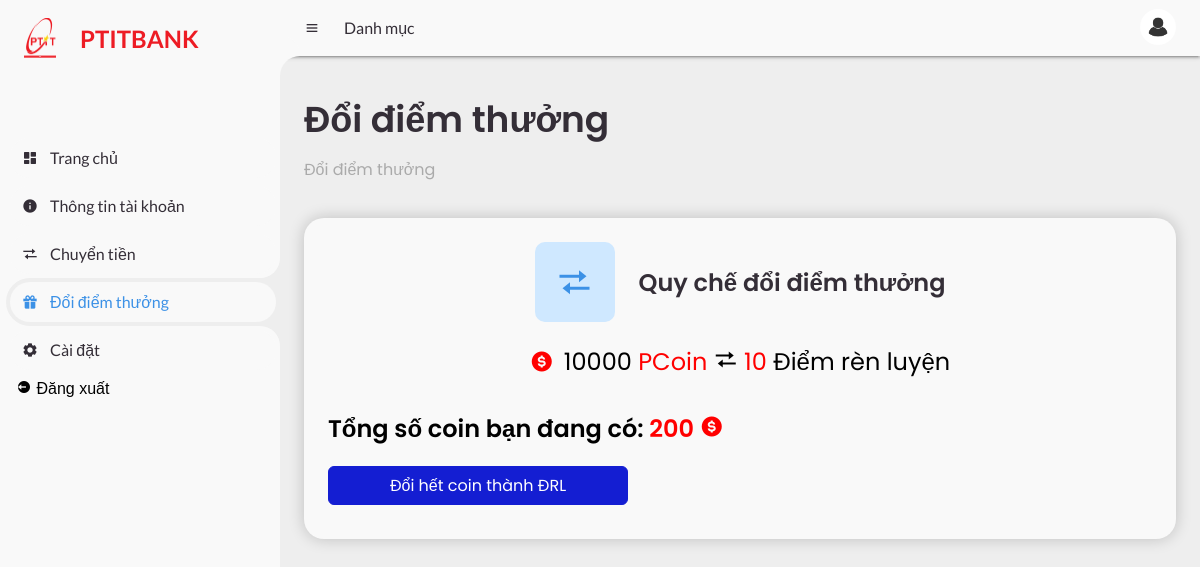
The page /account/credit-score (signed in) on the database as committed earlier.
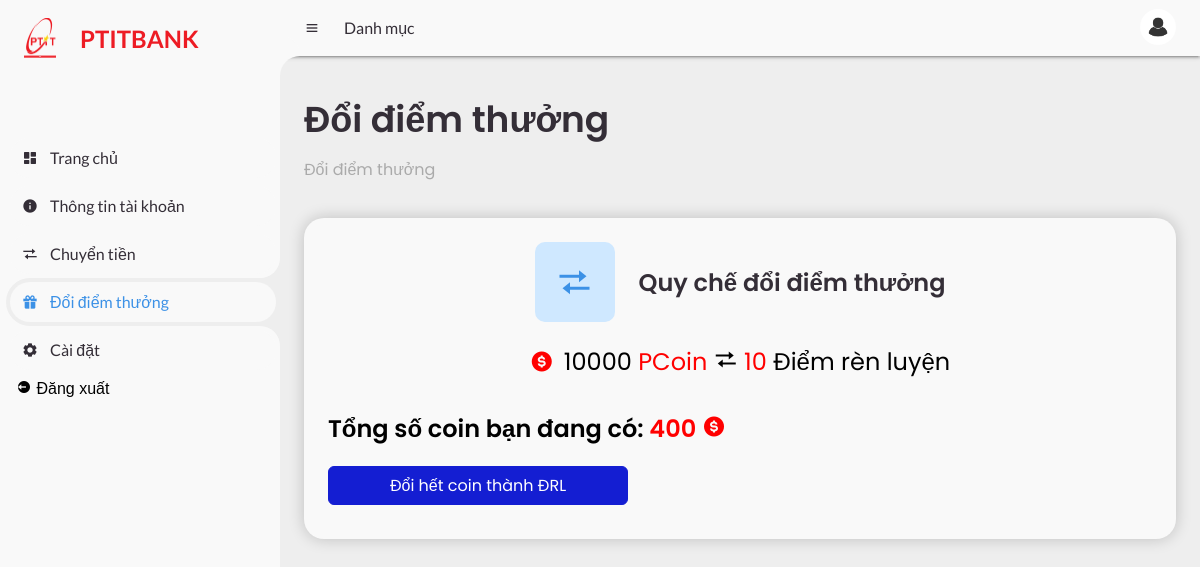
The same page on the database as committed later.
### tables this page shows
CREATE TABLE "Account" (
    AccountID TEXT,
    CustomerID TEXT,
    Username TEXT NOT NULL,
    Password TEXT NOT NULL,
    AccountType TEXT,
    Balance DECIMAL(15, 2),
    DateOpened DATE,
    accountNumber TEXT UNIQUE,
    Status TEXT,
    PinCode TEXT,
    creditScored INTEGER
);

### app/routes/home_route.py (the view)
@home_bp.route("/account/credit-score")
def credit_score():
    from app.services.account_service import get_detail_account
    account_id = session.get("account_id")
    message, category, [account, customer] = get_detail_account(account_id)
    if category == "danger":
        flash(message, category)
        return redirect(url_for("auth.login"))
    return render_template("credit_score.html", account=account)

### app/services/account_service.py (called while the page is built)
def get_detail_account(account_id):
    if not account_id:
        return "Bạn chưa đăng nhập", "danger", [None, None]
    account = Account.query.get(account_id)
    if not account:
        return "Tài khoản không tồn tại", "danger", [None, None]
    customer = Customer.query.filter_by(CustomerID=account.CustomerID).first()
    return "", "success", [account, customer]

### app/templates/credit_score.html (shortened to what this page needs)
<!DOCTYPE html>
<html lang="en">
  <head>
    <link
      href="https://unpkg.com/boxicons@2.0.9/css/boxicons.min.css"
      rel="stylesheet"
    />
    <link rel="stylesheet" href="../static/css/credit_score.css" />
  </head>
  <body>
    <section id="sidebar">
      <a href="/" class="brand">
        <div class="logo"></div>
        <span class="text">PTITBANK</span>
      </a>
      <ul class="side-menu top">
        <li>
          <a href="/">
            <i class="bx bxs-dashboard"></i>
            <span class="text">Trang chủ</span>
          </a>
        </li>
        <li>
          <a href="/account/profile">
            <i class="bx bxs-info-circle"></i>
            <span class="text">Thông tin tài khoản</span>
          </a>
        </li>
        <li>
          <a href="/account/transfer-money">
            <i class="bx bx-transfer"></i>
            <span class="text">Chuyển tiền</span>
          </a>
        </li>
        <li class="active">
          <a href="/account/credit-score">
            <i class="bx bxs-gift"></i>
            <span class="text">Đổi điểm thưởng</span>
          </a>
        </li>
        <li>
          <a href="/account/settings">
            <i class="bx bxs-cog"></i>
            <span class="text">Cài đặt</span>
          </a>
        </li>
        <form action="{{ url_for('auth.logout') }}" method="POST">
          <li>
            <button type="submit" class="logout">
              <i class="bx bxs-log-out-circle"></i>
              <span class="text">Đăng xuất</span>
            </button>
          </li>
        </form>
      </ul>
    </section>
    <section id="content">
      <nav>
        <i class="bx bx-menu"></i>
        <a href="#" class="nav-link">Danh mục</a>
        <a href="/account/profile" class="profile">
          <img src="../static/images/avatar_user.png" />
        </a>
      </nav>
      <main>
        <div class="head-title">
          <div class="left">
            <h1>Đổi điểm thưởng</h1>
            <ul class="breadcrumb">
              <li>
                <a href="#">Đổi điểm thưởng</a>
              </li>
            </ul>
          </div>
        </div>
        <ul class="box-info">
          <li>
            <div class="my-account">
              <i class="bx bx-transfer"></i>
              <span class="text">
                <h3>Quy chế đổi điểm thưởng</h3>
              </span>
            </div>
            <div class="rule">
              <div class="pcoin"><i class="bx bxs-dollar-circle"></i></div>
              <div>
                <span>10000 <span style="color: red">PCoin</span></span>
                <i class="bx bx-transfer"></i>
                <span class="drl"
                  ><span style="color: red">10</span> Điểm rèn luyện</span
                >
              </div>
            </div>
            <div class="my-coin">
              <div class="text">
                Tổng số coin bạn đang có:
                <span class="total-coin"
                  >{{account.creditScored}} <i class="bx bxs-dollar-circle"></i
                ></span>
              </div>
            </div>
            <div
              class="convert"
              data-credit-scored="{{ account.creditScored }}"
            >
              Đổi hết coin thành ĐRL
            </div>
          </li>
        </ul>
      </main>
    </section>
  </body>
</html>

Rows that differ between the two databases and show on the page:
changed Account: creditScored "200" → "400"
